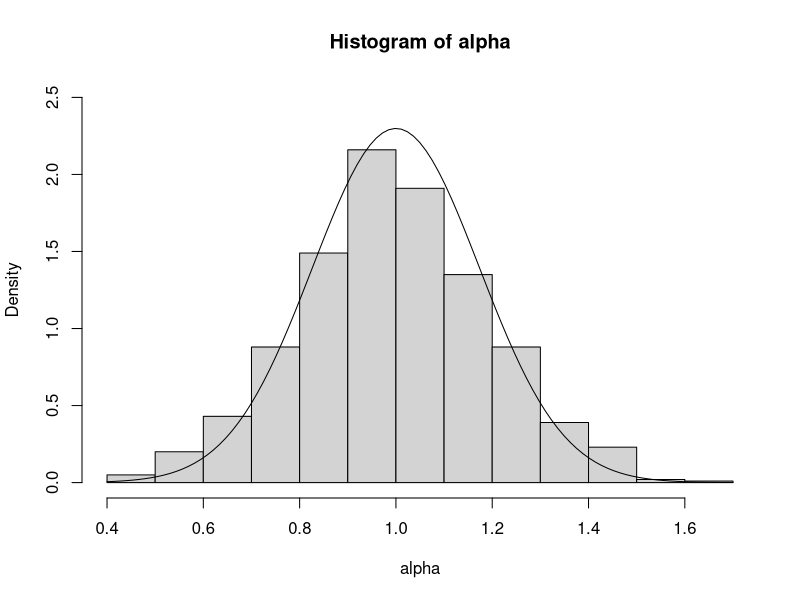
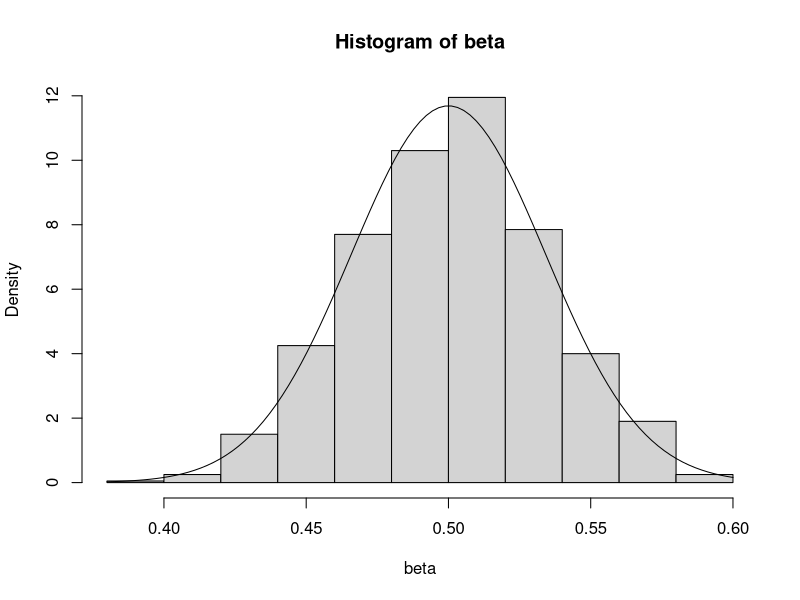
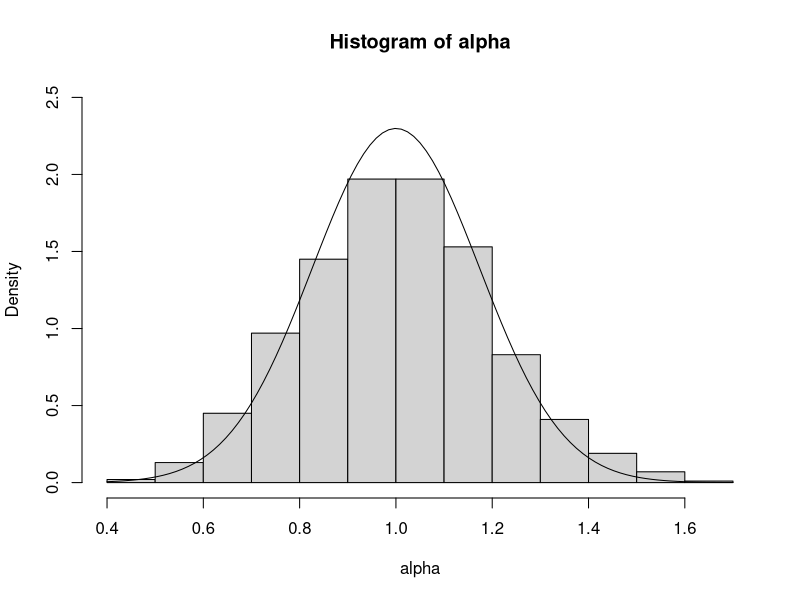
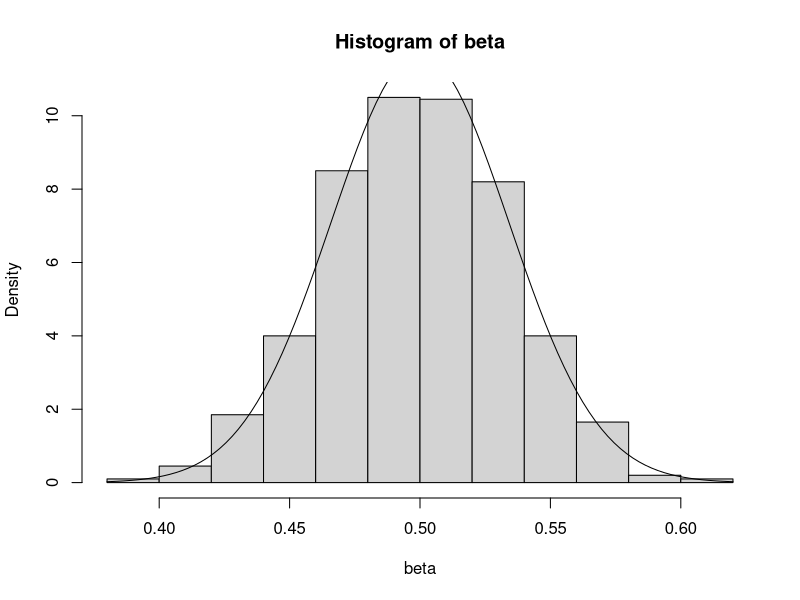

Generate these figures, in order, with R:
#5-1
MAX <- 1000
mesh <- 0.1
v <- 1
x <- seq(0, 10, by=mesh)
n <- length(x)
alpha <- beta <- numeric(MAX)
for(i in 1:MAX) {
  y <- 1 + 0.5*x + runif(n, min = -sqrt(3), max=sqrt(3))
  res <- lm(y ~ x)
  alpha[i] <- summary(res)$coefficients[1, 1]
  beta[i] <- summary(res)$coefficients[2, 1]
}
hist(alpha, ylim = c(0, 2.5), prob=TRUE)
sdev <- sqrt(1/MAX+mean(x)^2/sum((x-mean(x))^2))
curve(dnorm(x, 1, sdev), add=TRUE)

hist(beta, prob=TRUE)
sdev2 <- sqrt(1/sum((x-mean(x))^2))
curve(dnorm(x, 0.5, sdev2), add=TRUE)

# 5-2
MAX <- 1000
mesh <- 0.1
v <- 1
x <- seq(0, 10, by=mesh)
n <- length(x)
alpha <- beta <- numeric(MAX)
for(i in 1:MAX) {
  y <- 1 + 0.5*x + rgamma(n, shape = 3, scale=1/sqrt(3))-sqrt(3)
  res <- lm(y ~ x)
  alpha[i] <- summary(res)$coefficients[1, 1]
  beta[i] <- summary(res)$coefficients[2, 1]
}
hist(alpha, ylim = c(0, 2.5), prob=TRUE)
sdev <- sqrt(1/MAX+mean(x)^2/sum((x-mean(x))^2))
curve(dnorm(x, 1, sdev), add=TRUE)

hist(beta, prob=TRUE)
sdev2 <- sqrt(1/sum((x-mean(x))^2))
curve(dnorm(x, 0.5, sdev2), add=TRUE)
